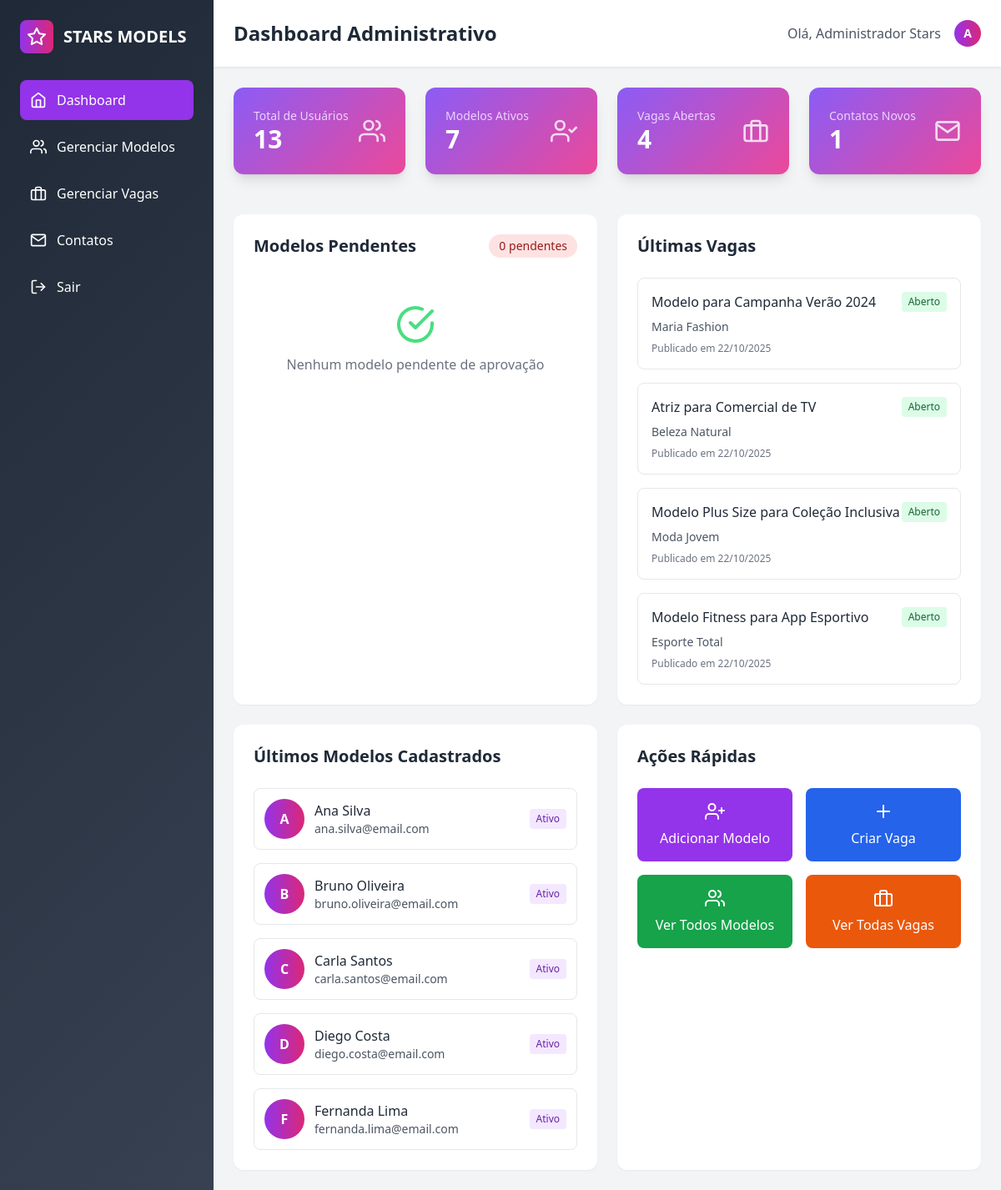
Page /admin/dashboard.php (signed in) on the committed database.
### tables this page shows
CREATE TABLE jobs (
    id INT AUTO_INCREMENT PRIMARY KEY,
    titulo VARCHAR(200) NOT NULL,
    descricao TEXT,
    tipo_modelo VARCHAR(50),
    localizacao VARCHAR(100),
    remuneracao DECIMAL(10,2),
    data_evento DATE,
    data_publicacao TIMESTAMP DEFAULT CURRENT_TIMESTAMP,
    status ENUM('aberto', 'fechado', 'concluido', 'cancelado') DEFAULT 'aberto',
    cliente_id INT,
    vagas INT DEFAULT 1,
    requisitos TEXT,
    beneficios TEXT,
    FOREIGN KEY (cliente_id) REFERENCES usuarios(id)
);

CREATE TABLE usuarios (
    id INT AUTO_INCREMENT PRIMARY KEY,
    nome VARCHAR(100) NOT NULL,
    email VARCHAR(100) UNIQUE NOT NULL,
    senha VARCHAR(255) NOT NULL,
    tipo ENUM('admin', 'cliente', 'modelo') DEFAULT 'cliente',
    cpf VARCHAR(14),
    telefone VARCHAR(20),
    endereco TEXT,
    empresa VARCHAR(100),
    created_at TIMESTAMP DEFAULT CURRENT_TIMESTAMP
);

CREATE TABLE modelos (
    id INT AUTO_INCREMENT PRIMARY KEY,
    usuario_id INT,
    altura DECIMAL(4,2),
    busto DECIMAL(5,2),
    quadril DECIMAL(5,2),
    tipo_profissao ENUM('fashion', 'comercial', 'ator', 'atriz', 'alta-costura', 'fitness', 'plus-size', 'kids', 'adolescente'),
    experiencia TEXT,
    portfolio TEXT,
    status ENUM('ativo', 'inativo', 'pendente') DEFAULT 'pendente',
    created_at TIMESTAMP DEFAULT CURRENT_TIMESTAMP,
    updated_at TIMESTAMP DEFAULT CURRENT_TIMESTAMP ON UPDATE CURRENT_TIMESTAMP,
    FOREIGN KEY (usuario_id) REFERENCES usuarios(id) ON DELETE CASCADE
);

### includes/config.php (called while the page is built, shortened)
<?php
function getUserName() {
    return isset($_SESSION['user_name']) ? $_SESSION['user_name'] : 'Visitante';
}
?>

### admin/dashboard.php (the view, shortened to what this page needs)
<?php
require_once '../includes/config.php';
try {
    $stmt = $pdo->query("SELECT COUNT(*) as total FROM usuarios");
    $total_usuarios = $stmt->fetch()['total'];
    $stmt = $pdo->query("SELECT COUNT(*) as total FROM modelos WHERE status = 'ativo'");
    $total_modelos = $stmt->fetch()['total'];
    $stmt = $pdo->query("SELECT COUNT(*) as total FROM jobs WHERE status = 'aberto'");
    $total_jobs = $stmt->fetch()['total'];
    $stmt = $pdo->query("SELECT COUNT(*) as total FROM contatos WHERE status = 'novo'");
    $novos_contatos = $stmt->fetch()['total'];
    $stmt = $pdo->query("SELECT COUNT(*) as total FROM modelos WHERE status = 'pendente'");
    $modelos_pendentes_count = $stmt->fetch()['total'];
    $stmt = $pdo->query("
        SELECT m.*, u.nome, u.email
        FROM modelos m
        JOIN usuarios u ON m.usuario_id = u.id
        ORDER BY m.created_at DESC
        LIMIT 5
    ");
    $ultimos_modelos = $stmt->fetchAll();
    $stmt = $pdo->query("
        SELECT j.*, u.nome as cliente_nome
        FROM jobs j
        LEFT JOIN usuarios u ON j.cliente_id = u.id
        ORDER BY j.data_publicacao DESC
        LIMIT 5
    ");
    $ultimas_vagas = $stmt->fetchAll();
    $stmt = $pdo->query("
        SELECT m.*, u.nome
        FROM modelos m
        JOIN usuarios u ON m.usuario_id = u.id
        WHERE m.status = 'pendente'
        ORDER BY m.created_at DESC
    ");
    $modelos_pendentes = $stmt->fetchAll();
} catch (PDOException $e) {
    $total_usuarios = $total_modelos = $total_jobs = $novos_contatos = $modelos_pendentes_count = $tickets_abertos = 0;
    $ultimos_modelos = $ultimas_vagas = $modelos_pendentes = [];
}
?>
<!DOCTYPE html>
<html lang="pt-br">
<head>
    <script src="https://cdn.tailwindcss.com"></script>
    <link href="https://cdn.jsdelivr.net/npm/feather-icons/dist/feather.min.css" rel="stylesheet">
</head>
<body class="bg-gray-100">
    <div class="flex h-screen">
        <div class="sidebar w-64 text-white">
            <div class="p-6">
                <div class="flex items-center space-x-3 mb-8">
                    <div class="w-10 h-10 bg-gradient-to-r from-purple-600 to-pink-600 rounded-lg flex items-center justify-center">
                        <i data-feather="star" class="w-6 h-6 text-white"></i>
                    </div>
                    <span class="text-xl font-bold">STARS MODELS</span>
                </div>
                <nav class="space-y-2">
                    <a href="dashboard.php" class="flex items-center space-x-3 p-3 bg-purple-600 rounded-lg">
                        <i data-feather="home" class="w-5 h-5"></i>
                        <span>Dashboard</span>
                    </a>
                    <a href="modelos.php" class="flex items-center space-x-3 p-3 hover:bg-gray-700 rounded-lg transition duration-300">
                        <i data-feather="users" class="w-5 h-5"></i>
                        <span>Gerenciar Modelos</span>
                    </a>
                    <a href="jobs.php" class="flex items-center space-x-3 p-3 hover:bg-gray-700 rounded-lg transition duration-300">
                        <i data-feather="briefcase" class="w-5 h-5"></i>
                        <span>Gerenciar Vagas</span>
                    </a>
                    <a href="contatos.php" class="flex items-center space-x-3 p-3 hover:bg-gray-700 rounded-lg transition duration-300">
                        <i data-feather="mail" class="w-5 h-5"></i>
                        <span>Contatos</span>
                    </a>
                    <a href="../logout.php" class="flex items-center space-x-3 p-3 hover:bg-gray-700 rounded-lg transition duration-300">
                        <i data-feather="log-out" class="w-5 h-5"></i>
                        <span>Sair</span>
                    </a>
                </nav>
            </div>
        </div>
        <div class="flex-1 overflow-auto">
            <header class="bg-white shadow-sm border-b">
                <div class="flex justify-between items-center p-6">
                    <h1 class="text-2xl font-bold text-gray-800">Dashboard Administrativo</h1>
                    <div class="flex items-center space-x-4">
                        <span class="text-gray-600">Olá, <?php echo getUserName(); ?></span>
                        <div class="w-8 h-8 bg-gradient-to-r from-purple-600 to-pink-600 rounded-full flex items-center justify-center text-white text-sm font-bold">
                            <?php echo strtoupper(substr(getUserName(), 0, 1)); ?>
                        </div>
                    </div>
                </div>
            </header>
            <div class="p-6 grid grid-cols-1 md:grid-cols-2 lg:grid-cols-4 gap-6">
                <div class="stat-card text-white p-6 rounded-xl shadow-lg">
                    <div class="flex items-center justify-between">
                        <div>
                            <p class="text-purple-200 text-sm">Total de Usuários</p>
                            <p class="text-3xl font-bold"><?php echo $total_usuarios; ?></p>
                        </div>
                        <i data-feather="users" class="w-8 h-8 text-white opacity-80"></i>
                    </div>
                </div>
                <div class="stat-card text-white p-6 rounded-xl shadow-lg">
                    <div class="flex items-center justify-between">
                        <div>
                            <p class="text-purple-200 text-sm">Modelos Ativos</p>
                            <p class="text-3xl font-bold"><?php echo $total_modelos; ?></p>
                        </div>
                        <i data-feather="user-check" class="w-8 h-8 text-white opacity-80"></i>
                    </div>
                </div>
                <div class="stat-card text-white p-6 rounded-xl shadow-lg">
                    <div class="flex items-center justify-between">
                        <div>
                            <p class="text-purple-200 text-sm">Vagas Abertas</p>
                            <p class="text-3xl font-bold"><?php echo $total_jobs; ?></p>
                        </div>
                        <i data-feather="briefcase" class="w-8 h-8 text-white opacity-80"></i>
                    </div>
                </div>
                <div class="stat-card text-white p-6 rounded-xl shadow-lg">
                    <div class="flex items-center justify-between">
                        <div>
                            <p class="text-purple-200 text-sm">Contatos Novos</p>
                            <p class="text-3xl font-bold"><?php echo $novos_contatos; ?></p>
                        </div>
                        <i data-feather="mail" class="w-8 h-8 text-white opacity-80"></i>
                    </div>
                </div>
            </div>
            <div class="p-6 grid grid-cols-1 lg:grid-cols-2 gap-6">
                <div class="bg-white rounded-xl shadow-sm p-6">
                    <div class="flex justify-between items-center mb-6">
                        <h2 class="text-xl font-bold text-gray-800">Modelos Pendentes</h2>
                        <span class="bg-red-100 text-red-800 px-3 py-1 rounded-full text-sm font-medium">
                            <?php echo $modelos_pendentes_count; ?> pendentes
                        </span>
                    </div>
                    <?php if (!empty($modelos_pendentes)): ?>
                        <div class="space-y-4">
                            <?php foreach ($modelos_pendentes as $modelo): ?>
                            <div class="flex items-center justify-between p-4 border border-gray-200 rounded-lg">
                                <div class="flex items-center space-x-3">
                                    <div class="w-10 h-10 bg-gradient-to-r from-purple-600 to-pink-600 rounded-full flex items-center justify-center text-white font-bold">
                                        <?php echo strtoupper(substr($modelo['nome'], 0, 1)); ?>
                                    </div>
                                    <div>
                                        <p class="font-medium text-gray-800"><?php echo $modelo['nome']; ?></p>
                                        <p class="text-sm text-gray-600">
                                            <?php
                                            $tipos_profissao = [
                                                'fashion' => 'Modelo Fashion',
                                                'comercial' => 'Modelo Comercial',
                                                'ator' => 'Ator',
                                                'atriz' => 'Atriz',
                                                'alta-costura' => 'Alta Costura',
                                                'fitness' => 'Fitness',
                                                'plus-size' => 'Plus Size',
                                                'kids' => 'Kids',
                                                'adolescente' => 'Adolescente'
                                            ];
                                            echo $tipos_profissao[$modelo['tipo_profissao']] ?? 'Sem tipo definido';
                                            ?>
                                        </p>
                                    </div>
                                </div>
                                <div class="flex space-x-2">
                                    <button onclick="aprovarModelo(<?php echo $modelo['id']; ?>)" class="bg-green-600 hover:bg-green-700 text-white px-3 py-1 rounded text-sm transition duration-300">
                                        Aprovar
                                    </button>
                                    <button onclick="rejeitarModelo(<?php echo $modelo['id']; ?>)" class="bg-red-600 hover:bg-red-700 text-white px-3 py-1 rounded text-sm transition duration-300">
                                        Rejeitar
                                    </button>
                                </div>
                            </div>
                            <?php endforeach; ?>
                        </div>
                    <?php else: ?>
                        <div class="text-center py-8 text-gray-500">
                            <i data-feather="check-circle" class="w-12 h-12 mx-auto mb-3 text-green-400"></i>
                            <p>Nenhum modelo pendente de aprovação</p>
                        </div>
                    <?php endif; ?>
                </div>
                <div class="bg-white rounded-xl shadow-sm p-6">
                    <h2 class="text-xl font-bold text-gray-800 mb-6">Últimas Vagas</h2>
                    <?php if (!empty($ultimas_vagas)): ?>
                        <div class="space-y-4">
                            <?php foreach ($ultimas_vagas as $vaga): ?>
                            <div class="p-4 border border-gray-200 rounded-lg">
                                <div class="flex justify-between items-start mb-2">
                                    <h3 class="font-medium text-gray-800"><?php echo $vaga['titulo']; ?></h3>
                                    <span class="bg-green-100 text-green-800 px-2 py-1 rounded text-xs font-medium">
                                        <?php echo ucfirst($vaga['status']); ?>
                                    </span>
                                </div>
                                <p class="text-sm text-gray-600 mb-2"><?php echo $vaga['cliente_nome'] ?? 'N/A'; ?></p>
                                <p class="text-xs text-gray-500">
                                    Publicado em <?php echo date('d/m/Y', strtotime($vaga['data_publicacao'])); ?>
                                </p>
                            </div>
                            <?php endforeach; ?>
                        </div>
                    <?php endif; ?>
                </div>
                <div class="bg-white rounded-xl shadow-sm p-6">
                    <h2 class="text-xl font-bold text-gray-800 mb-6">Últimos Modelos Cadastrados</h2>
                    <?php if (!empty($ultimos_modelos)): ?>
                        <div class="space-y-4">
                            <?php foreach ($ultimos_modelos as $modelo): ?>
                            <div class="flex items-center space-x-3 p-3 border border-gray-200 rounded-lg">
                                <div class="w-12 h-12 bg-gradient-to-r from-purple-600 to-pink-600 rounded-full flex items-center justify-center text-white font-bold">
                                    <?php echo strtoupper(substr($modelo['nome'], 0, 1)); ?>
                                </div>
                                <div class="flex-1">
                                    <p class="font-medium text-gray-800"><?php echo $modelo['nome']; ?></p>
                                    <p class="text-sm text-gray-600"><?php echo $modelo['email']; ?></p>
                                </div>
                                <span class="bg-purple-100 text-purple-800 px-2 py-1 rounded text-xs font-medium">
                                    <?php echo ucfirst($modelo['status']); ?>
                                </span>
                            </div>
                            <?php endforeach; ?>
                        </div>
                    <?php endif; ?>
                </div>
                <div class="bg-white rounded-xl shadow-sm p-6">
                    <h2 class="text-xl font-bold text-gray-800 mb-6">Ações Rápidas</h2>
                    <div class="grid grid-cols-2 gap-4">
                        <a href="modelos.php?action=add" class="bg-purple-600 hover:bg-purple-700 text-white p-4 rounded-lg text-center transition duration-300">
                            <i data-feather="user-plus" class="w-6 h-6 mx-auto mb-2"></i>
                            <p class="font-medium">Adicionar Modelo</p>
                        </a>
                        <a href="jobs.php?action=add" class="bg-blue-600 hover:bg-blue-700 text-white p-4 rounded-lg text-center transition duration-300">
                            <i data-feather="plus" class="w-6 h-6 mx-auto mb-2"></i>
                            <p class="font-medium">Criar Vaga</p>
                        </a>
                        <a href="modelos.php" class="bg-green-600 hover:bg-green-700 text-white p-4 rounded-lg text-center transition duration-300">
                            <i data-feather="users" class="w-6 h-6 mx-auto mb-2"></i>
                            <p class="font-medium">Ver Todos Modelos</p>
                        </a>
                        <a href="jobs.php" class="bg-orange-600 hover:bg-orange-700 text-white p-4 rounded-lg text-center transition duration-300">
                            <i data-feather="briefcase" class="w-6 h-6 mx-auto mb-2"></i>
                            <p class="font-medium">Ver Todas Vagas</p>
                        </a>
                    </div>
                </div>
            </div>
        </div>
    </div>
</body>
</html>

### rows in the picture
jobs: titulo "Modelo para Campanha Verão 2024", status "Aberto", cliente.nome "Maria Fashion", data_publicacao "22/10/2025"
jobs: titulo "Atriz para Comercial de TV", status "Aberto", cliente.nome "Beleza Natural", data_publicacao "22/10/2025"
jobs: titulo "Modelo Plus Size para Coleção Inclusiva", status "Aberto", cliente.nome "Moda Jovem", data_publicacao "22/10/2025"
jobs: titulo "Modelo Fitness para App Esportivo", status "Aberto", cliente.nome "Esporte Total", data_publicacao "22/10/2025"
modelos: usuario.nome "A", usuario.nome "Ana Silva", usuario.email "ana.silva@email.com", status "Ativo"
modelos: usuario.nome "B", usuario.nome "Bruno Oliveira", usuario.email "bruno.oliveira@email.com", status "Ativo"
modelos: usuario.nome "C", usuario.nome "Carla Santos", usuario.email "carla.santos@email.com", status "Ativo"
modelos: usuario.nome "D", usuario.nome "Diego Costa", usuario.email "diego.costa@email.com", status "Ativo"
modelos: usuario.nome "F", usuario.nome "Fernanda Lima", usuario.email "fernanda.lima@email.com", status "Ativo"

### other values in the picture
getUserName() "Administrador Stars"
substr(getUserName(), 0, 1) "A"
$total_usuarios "13"
$total_modelos "7"
$total_jobs "4"
$novos_contatos "1"
$modelos_pendentes_count "0"
